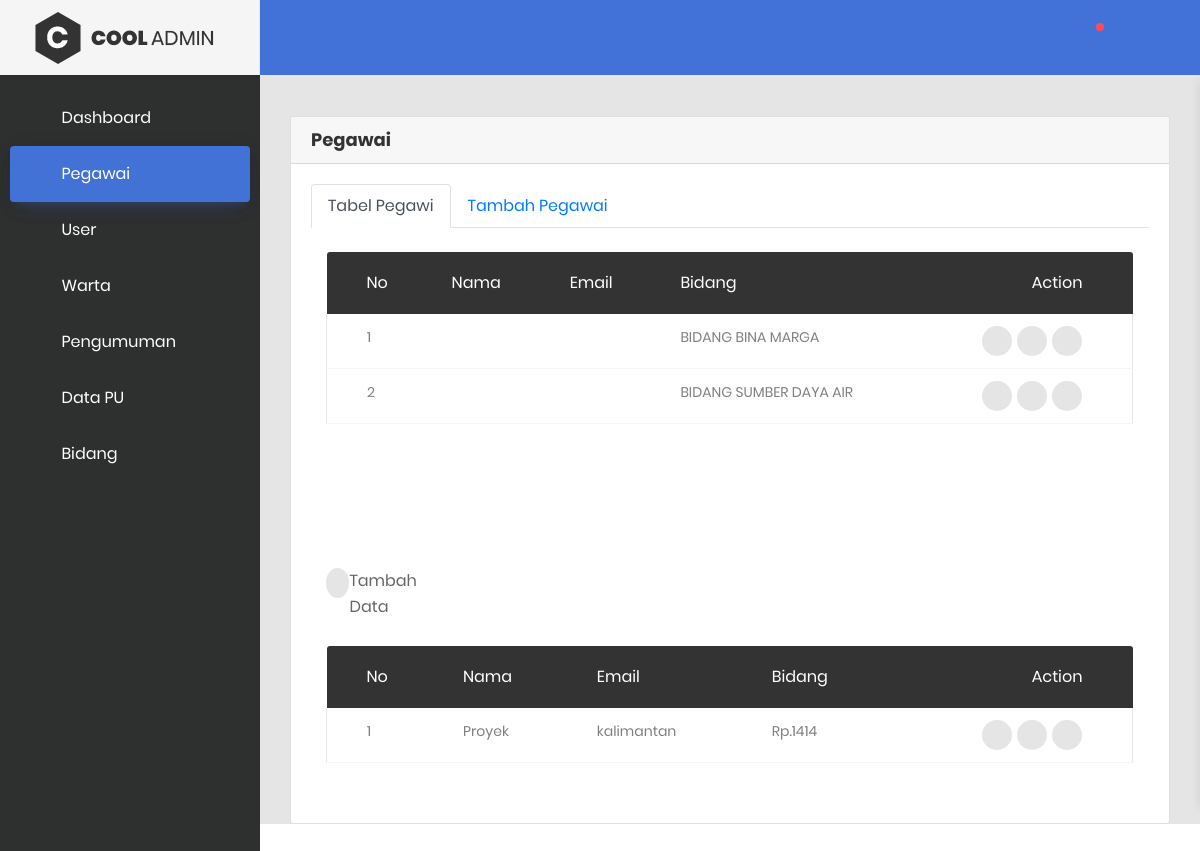
The page /index.php/admin/pegawai on the database its author committed.
### tables this page shows
CREATE TABLE `tbl_menu` (
  `module_path` varchar(20) NOT NULL,
  `module_name` varchar(20) NOT NULL,
  `module_icon` varchar(50) NOT NULL,
  `module_parent` int(11) NOT NULL,
  `module_order` int(11) NOT NULL
);

CREATE TABLE `tbl_pegawai` (
  `id_pegawai` int(11) NOT NULL,
  `id_bidang` int(11) NOT NULL,
  `id_jabatan` int(11) NOT NULL,
  `nip` varchar(255) NOT NULL,
  `nama` varchar(255) NOT NULL,
  `alamat` varchar(255) NOT NULL
);

CREATE TABLE `tbl_bidang` (
  `id_bidang` int(11) NOT NULL,
  `bidang` varchar(255) NOT NULL,
  `alamat_kantor` varchar(255) NOT NULL
);

### application/controllers/Admin.php (called while the page is built, shortened)
<?php
class Admin extends CI_Controller
{
    public function loadAsset($param)
    {
        $this->load->model("Menu_model", "menu");
        $data = [
            "title" => "Dashboard",
            "active" => "active",
            "menu" => $this->menu->__getMenu(),
            "list_css_plugins" => array(
                'assets/admin/css/font-face.css',
                'assets/admin/css/style.css',
                'assets/admin/vendor/font-awesome-4.7/css/font-awesome.min.css',
                'assets/admin/vendor/font-awesome-5/css/fontawesome-all.min.css',
                'assets/admin/vendor/mdi-font/css/material-design-iconic-font.min.css',
                'assets/admin/vendor/bootstrap-4.1/bootstrap.min.css',
                'assets/admin/vendor/animsition/animsition.min.css',
                'assets/admin/vendor/bootstrap-progressbar/bootstrap-progressbar-3.3.4.min.css',
                'assets/admin/vendor/wow/animate.css',
                'assets/admin/vendor/css-hamburgers/hamburgers.min.css',
                'assets/admin/vendor/slick/slick.css',
                'assets/admin/vendor/select2/select2.min.css',
                'assets/admin/vendor/perfect-scrollbar/perfect-scrollbar.css',
                'assets/admin/css/theme.css',
                'assets/admin/css/materialdate.min.css',
                'assets/admin/css/datatables.css',
                'assets/admin/css/bootstrap-datetimepicker.min.css',
            ),
            "list_js_plugins" => array(
                'assets/admin/vendor/bootstrap-4.1/popper.min.js',
                'assets/admin/vendor/bootstrap-4.1/bootstrap.min.js',
                'assets/plugin/thesaas/js/vendors/datatables.js',
                'assets/admin/vendor/animsition/animsition.min.js',
                'assets/admin/vendor/bootstrap-progressbar/bootstrap-progressbar.min.js',
                'assets/admin/vendor/circle-progress/circle-progress.min.js',
                'assets/admin/vendor/perfect-scrollbar/perfect-scrollbar.js',
                'assets/admin/vendor/chartjs/Chart.bundle.min.js',
                'assets/admin/vendor/select2/select2.min.js',
                'assets/admin/js/main.js',
                'assets/admin/js/materialdate.min.js',
                'assets/admin/js/tambahan.js',
                'assets/admin/js/datatables.js',
                'assets/admin/js/swal.js'
            ),
            "path" => $param["path"]
        ];
        $data = isset($param["data"]) ? array_merge($data, $param["data"]) : $data;
        $this->load->view("/admin/v_main", $data);
    }
    public function pegawai()
    {
        $this->load->model('Pegawai_model', 'data');
        $this->load->model('Jabatan_model', 'jabatan');
        $data['data'] = $this->data->getPegawai();
        $data['data_jabatan'] = $this->jabatan->getJabatan();
        $this->load->model('Bidang_model', 'bidang');
        $data['data_pegawai'] = $this->bidang->getBidang();
        $this->load->model('Pegawai_model', 'datajabatan');
        $data['datajabatan'] = $this->data->getPegawaiJabatan();
        $this->load->model('Pegawai_model', 'data');
        $data['data'] = $this->data->getPegawai();
        $this->load->model('Bidang_model', 'bidang');
        $data['data_pegawai'] = $this->bidang->getBidang();
        $this->loadAsset(["path" => "admin/pegawai/pegawai", "data" => $data]);
    }
}

### index.php (called while the page is built, shortened)
<?php
require_once BASEPATH.'core/CodeIgniter.php';

### application/models/Menu_model.php (called while the page is built, shortened)
<?php
class Menu_model extends CI_Model
{
    public function __getMenu()
    {
        $menu = $this->db->query("SELECT * FROM tbl_menu ORDER BY module_order ASC")->result_array();
        $list_menu = array();
        foreach ($menu as $m) {
            $sql = "SELECT * FROM tbl_sub_menu WHERE module_parent='".$m['module_parent']."' ORDER BY module_order ASC";
            $sub_menu = $this->db->query($sql)->result_array();
            $m["sub_menu"] = $sub_menu;
            array_push($list_menu, $m);
        }
        return json_decode(json_encode($list_menu), FALSE);
    }
}

### application/models/Pegawai_model.php (called while the page is built, shortened)
<?php
class Pegawai_model extends CI_Model
{
	public function getPegawai()
    {
        $query = "SELECT * FROM tbl_pegawai  JOIN tbl_bidang ON tbl_pegawai.id_bidang=tbl_bidang.id_bidang ORDER BY nama DESC ";
        return $this->db->query($query)->result_array();
    }
}

### application/views/admin/v_sidebar.php (shortened to what this page needs)
<aside class="menu-sidebar d-none d-lg-block" style="background-color: #2e2f2f">
    <div class="logo">
        <a href="#">
            <img src="<?= base_url("assets/admin/images/logo.webp") ?>" alt="Cool Admin" />
        </a>
    </div>
    <div class="menu-sidebar__content js-scrollbar1">
        <nav class="navbar-sidebar">
            <ul class="list-unstyled navbar__list">
                <?php
                $i = 0;
                foreach ($menu as $m) :
                    ?>
                    <li class="<?php
                                echo count($m->sub_menu) ? "has-sub " : "";
                                echo $this->uri->uri_string() == $m->module_path || in_array($this->uri->uri_string(), array_map(function ($v) {
                                    return $v->module_sub_path;
                                }, $m->sub_menu)) ? "active" : "" ?> list-sidebar-item">
                        <a <?= count($m->sub_menu) ? "class='js-arrow' href='#' data-index='$i' " : "href='" . base_url($m->module_path) . "'" ?>>
                            <i class="<?= $m->module_icon ?>"></i><?= $m->module_name ?>
                        </a>
                    </li>
                    <?php count($m->sub_menu) && $i++;
                endforeach; ?>
            </ul>
        </nav>
    </div>
</aside>

### application/views/admin/pegawai/tabelpegawai.php (shortened to what this page needs)
                  <div class="col-lg-12">
                                <div class="table-responsive m-b-40">
                                    <table id="artikelTable" class="table table-borderless table-data3" style="width:100%">
                                        <thead>
                                            <th>No</th>
                                          <th>Nama</th>
                                          <th>Email</th>
                                          <th>Bidang</th>
                                          <th>Action</th>
                                      </thead>
                                      <tbody>
                                                      <?php $nomor = 1; ?>
                                <?php foreach ($data as $row) : ?>
                                        <tr>
                                          <td><?= $nomor ?></td>
                                          <td><?= $row['name'] ?></td>
                                          <td><?= $row['email']  ?></td>
                                          <td><?= $row['bidang']  ?></td>
                                         <td>
                                                  <div class="table-data-feature">
                            <a href="#" class="item" data-toggle="modal" data-target="#modal_detail<?= $row['id']; ?>"><i class="zmdi zmdi-eye"></i></a>
                                                  <div class="table-data-feature">
                            <a href="#" class="item" data-toggle="modal" data-target="#modal_edit<?= $row['id']; ?>"><i class="zmdi zmdi-edit"></i></a>
                            <a href="#" class="item" data-toggle="modal" data-target="#modal_delete<?= $row['id']; ?>"><i class="zmdi zmdi-delete"></i></a>
                        </div>
                                                </td>
                                            </tr>
 <?php $nomor++; ?>
                                              <?php endforeach; ?>
                                        </tbody>
                                    </table>
                              </div>
</div>

### assets/admin/css/style.css (style rules this page uses)
.list-sidebar-item a { color: #FFF!important }

### rows shown on the page
tbl_menu: module_name "Dashboard"
tbl_menu: module_name "Pegawai"
tbl_menu: module_name "User"
tbl_menu: module_name "Warta"
tbl_menu: module_name "Pengumuman"
tbl_menu: module_name "Data PU"
tbl_menu: module_name "Bidang"
tbl_pegawai: id_bidang.bidang "BIDANG BINA MARGA"
tbl_pegawai: id_bidang.bidang "BIDANG SUMBER DAYA AIR"
